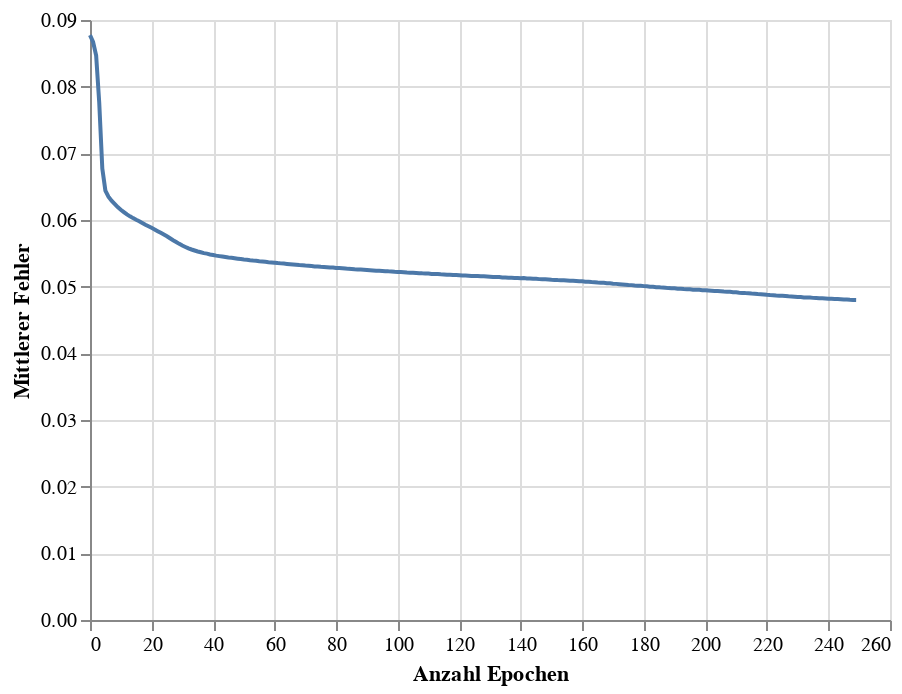

The notebook cell saved with this chart:
### Code cell
train_chart = alt.Chart(loss_df).mark_line().encode(
    x=alt.X('Epoch', title = 'Anzahl Epochen'),
    y=alt.Y('Loss', title = 'Mittlerer Fehler')
)
# glue('train-loss-team', train_chart,display=True)
train_chart

### Figure 1 — Vega-Lite specification as saved in the notebook (floating-point values rounded to 4 significant figures; data arrays with more than 128 entries replaced by an {"elided": "..."} marker saying what was removed)
{"config": {"view": {"continuousWidth": 400, "continuousHeight": 300}}, "data": {"name": "data-0c43a5fc3c94a7fdec72a79be86d0f2e"}, "mark": "line", "encoding": {"x": {"field": "Epoch", "title": "Anzahl Epochen", "type": "quantitative"}, "y": {"field": "Loss", "title": "Mittlerer Fehler", "type": "quantitative"}}, "$schema": "https://vega.github.io/schema/vega-lite/v4.17.0.json", "datasets": {"data-0c43a5fc3c94a7fdec72a79be86d0f2e": {"elided": "250 records"}}}
